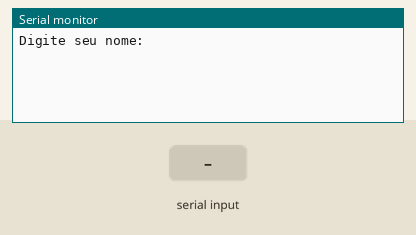
The sketch below on a simulated Arduino Uno, built with avr-gcc and run on an emulated ATmega328P. Shown: the last lines printed to the serial monitor. The test bench sets the inputs (shaded band).

Above: at 1.2 s.
1.3 s: "90,45\n" received over Serial
At 2.5 s:
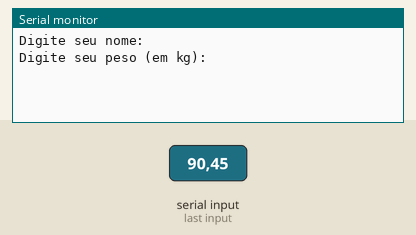
3.3 s: "30,150\n" received over Serial
At 4.4 s:
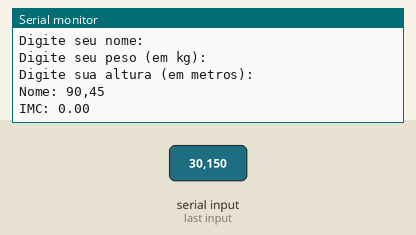

Measured:
- after the input at 1.3 s, the serial monitor: prints a new line after 0.51 s (image 1)
- after the input at 3.3 s, the serial monitor: prints a new line after 0.50 s (image 2)

The sketch:

atividade_4_senai1.ino
```cpp
String nome = "";
float peso = 0;
float altura = 0;
float imc = 0;

void setup() {
  Serial.begin(9600);
}

void loop() {
  // Entrada do nome
  Serial.println("Digite seu nome:");
  while (!Serial.available());
  nome = Serial.readStringUntil('\n'); // Lê até o ENTER (nome completo)

  delay(500); // Pausa para garantir leitura correta

  // Entrada do peso
  Serial.println("Digite seu peso (em kg):");
  while (!Serial.available());
  peso = Serial.parseFloat();

  delay(500);

  // Entrada da altura
  Serial.println("Digite sua altura (em metros):");
  while (!Serial.available());
  altura = Serial.parseFloat();

  // Processamento
  imc = peso / (altura * altura);

  // Saída
  Serial.println("Nome: " + nome);
  Serial.print("IMC: ");
  Serial.println(imc, 2); // Mostra o IMC com 2 casas decimais

  while (1); // Para o loop após uma execução
}
```
